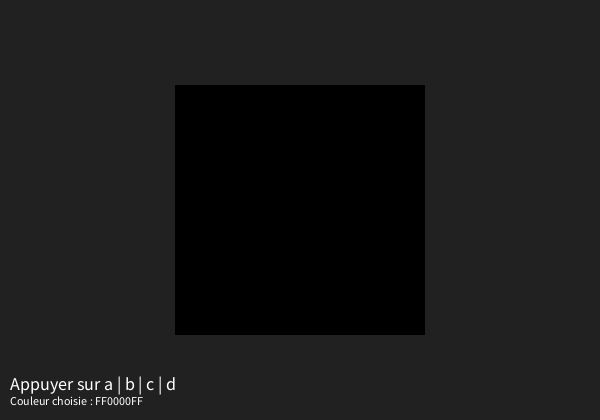
Frame 1 (no input)
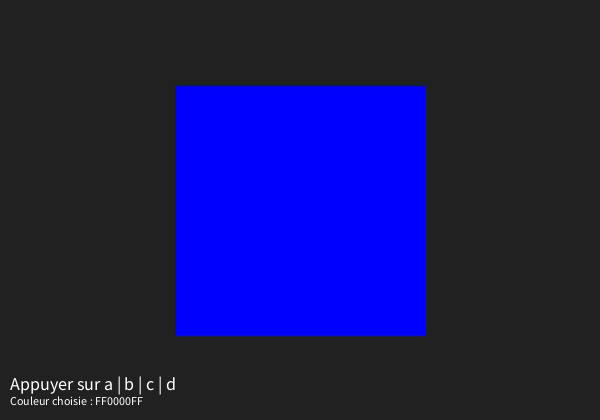
Frame 60 (the mouse pressed at the canvas centre just before this capture)
Frame 120 (the mouse held since frame 60 and released just before this capture): identical to frame 60, image omitted

The Processing sketch that drew these frames (run headless with seeded random() and noise(); from frame 60 on, the mouse is pressed at the canvas centre):

// Processing sketch: KeyEvent_Switch
// ── KeyEvent_Switch.pde
/* 
 --------------------------
 ** PLEASE READ INFO TAB **
 --------------------------
 */

/////////////////////////// GLOBALS ////////////////////////////
char KEYS;
color myColour;
/////////////////////////// SETUP ////////////////////////////

void setup() {
  size(600, 420);
  background(33);
  smooth();
  noStroke();
  rectMode(CENTER);
  KEYS = 'a';
}

/////////////////////////// DRAW ////////////////////////////
void draw() {
  background(33);
  
  fill(myColour);
  keysInteraction();
  rect(width/2, height/2, 250, 250);
  
  infos(); // afficher des infos ;–)
}

/////////////////////////// FUNCTIONS ////////////////////////////

void keyPressed() {
  KEYS=key;
}

void keysInteraction(){
   switch(KEYS) {
  case 'a':
    myColour = color(0, 0, 255);
    break;
  case 'b':
    myColour = color(200, 255, 0);
    break;
  case 'c':
    myColour = color(255, 0, 255);
    break;
  
    case 'd':
    myColour = color(100, 255, 50);
    break;
  }
}

void infos(){
 fill(255);
 textSize(18);
 text("Appuyer sur a | b | c | d", 10, height-30);
 textSize(12);
 text("Couleur choisie : " + hex(myColour), 10, height-15);
}
// ── INFO.pde
/*
 * -----------------------
 * CONTROL_01 : Conditions
 * -----------------------
 * 
 * KEY_EVENTS_SWITCH
 * C'est le même sketch que KeyEvent_if, sauf que nous utilisons
 * une autre manière avec switch qui est spécifique à Processing
 *
 * MW_2016
 * https://github.com/FreeArtBureau/fundamentals
 * www.iterations.fabprojects.codes
 *
 *
 * end
 */
